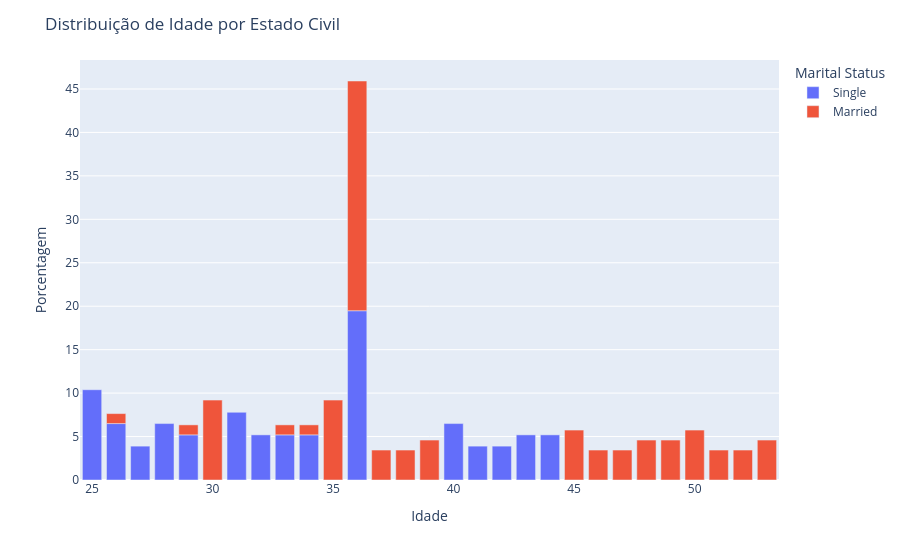

Notebook code for this chart:
### Markdown cell above
**D) Realize a análise Bivariada.
Tente responder as seguintes perguntas com gráficos seguidos de insights:**



*Existe relação entre a idade e o status civil?
    Os clientes mais velhos tem maior tendência a estarem casados

*Qual a relação entre o score de crédito e o nível de escolaridade?
    É perceptível que pssoas com maior nível de escolaridade têm um credit score maior, mas não é um fator decisivo.

*O salário parece influenciar na idade?
    Aparentemente ocorre um aumento consideravel na média de salário de pessoas de 30, 40 e 50 anos

*O salário parece influenciar no Score de Crédito?
    Em média sim, quanto maior o salário maior o score

*Clientes com casa própria tendem a ter um score mais alto?
    Completamente, em sua grande maioria clientes com casa própria possuem o nível de score mais alto. Não há cliente que tenha casa própria com o nível de score baixo.

### Code cell
df_grouped = df.groupby(['Age', 'Marital Status']).size().reset_index(name='count') 
total_por_genero = df_grouped.groupby('Marital Status')['count'].transform('sum')

df_grouped['percentage'] = df_grouped['count'] / total_por_genero * 100

fig = px.bar(df_grouped, x='Age', y='percentage', color='Marital Status')

fig.update_layout(
    title='Distribuição de Idade por Estado Civil', 
    xaxis_title='Idade', 
    yaxis_title='Porcentagem')

### Figure 1 — Plotly figure (JSON) as saved in the notebook; plotly's stock layout.template omitted (floating-point values rounded to 4 significant figures)
{"data": [{"hovertemplate": "Marital Status=Single<br>Age=%{x}<br>percentage=%{y}<extra></extra>", "legendgroup": "Single", "marker": {"color": "#636efa", "pattern": {"shape": ""}}, "name": "Single", "orientation": "v", "showlegend": true, "textposition": "auto", "type": "bar", "x": [25, 26, 27, 28, 29, 31, 32, 33, 34, 36, 40, 41, 42, 43, 44], "xaxis": "x", "y": [10.39, 6.494, 3.896, 6.494, 5.195, 7.792, 5.195, 5.195, 5.195, 19.48, 6.494, 3.896, 3.896, 5.195, 5.195], "yaxis": "y"}, {"hovertemplate": "Marital Status=Married<br>Age=%{x}<br>percentage=%{y}<extra></extra>", "legendgroup": "Married", "marker": {"color": "#EF553B", "pattern": {"shape": ""}}, "name": "Married", "orientation": "v", "showlegend": true, "textposition": "auto", "type": "bar", "x": [26, 29, 30, 33, 34, 35, 36, 37, 38, 39, 45, 46, 47, 48, 49, 50, 51, 52, 53], "xaxis": "x", "y": [1.149, 1.149, 9.195, 1.149, 1.149, 9.195, 26.44, 3.448, 3.448, 4.598, 5.747, 3.448, 3.448, 4.598, 4.598, 5.747, 3.448, 3.448, 4.598], "yaxis": "y"}], "layout": {"barmode": "relative", "legend": {"title": {"text": "Marital Status"}, "tracegroupgap": 0}, "margin": {"t": 60}, "title": {"text": "Distribuição de Idade por Estado Civil"}, "xaxis": {"anchor": "y", "domain": [0, 1], "title": {"text": "Idade"}}, "yaxis": {"anchor": "x", "domain": [0, 1], "title": {"text": "Porcentagem"}}}}
